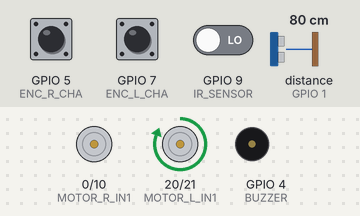
The sketch below on a simulated ESP32-C3. Shown: motor-driver pin pairs drawn as motors (green arrow = first pin HIGH = forward, orange = second pin HIGH = backward, longer = more drive), buzzer (waves = sounding). Wiring (inferred from the names in the program): ultrasonic range finder: trigger GPIO 2; echo GPIO 1. The test bench sets the inputs (shaded band); at power-on: GPIO 9 (IR_SENSOR) LOW, GPIO 5 (ENC_R_CHA) HIGH, GPIO 7 (ENC_L_CHA) HIGH, distance to the obstacle (sensor on GPIO 1) 80 cm. The echo pulse lasts 58.3 µs per cm; what the sketch prints to the serial monitor is not drawn.

Above: at 1.4 s.
At 1.9 s:
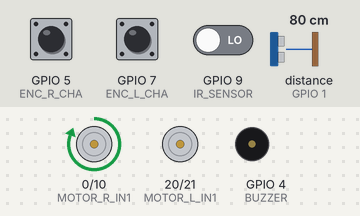
At 4.1 s:
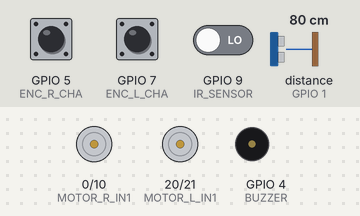
4.2 s: GPIO 9 (IR_SENSOR) driven HIGH
Timing chart, 0 to 7.2 s (numbered marks = the images above; inputs shaded):
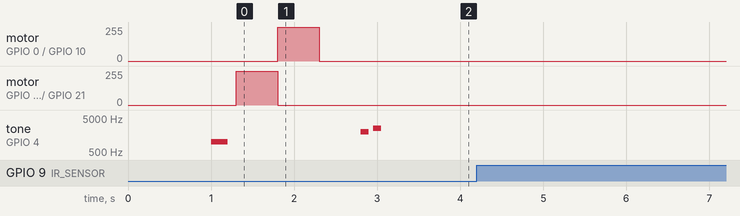

Measured:
- after the input at 4.2 s, every drawn part: stays the same
- by itself, tone on GPIO 4 (BUZZER): plays 1000 Hz for 0.20 s, 2000 Hz for 0.10 s, 2500 Hz for 0.10 s

The sketch:

hardware_test.ino
```cpp
// Hardware Test for ESP32-C3 Differential Drive Robot
// Tests all components once on startup

// Pin Definitions
// Motors
#define MOTOR_L_IN1 20
#define MOTOR_L_IN2 21
#define MOTOR_R_IN1 0
#define MOTOR_R_IN2 10

// Motor PWM config
#define MOTOR_FREQ 100   // Hz
#define MOTOR_RES  10    // 10-bit: duty range 0-1023
#define MOTOR_MAX  1023  // full speed

// Encoders
#define ENC_L_CHA 7
#define ENC_L_CHB 3
#define ENC_R_CHA 5
#define ENC_R_CHB 6

// Sensors & Actuators
#define BUZZER 4
#define IR_SENSOR 9
#define US_TRIG 2
#define US_ECHO 1

// Global encoder counters (signed: positive = forward, negative = backward)
volatile long encoderL_count = 0;
volatile long encoderR_count = 0;

// Quadrature decoding: on Channel A rising edge, Channel B state gives direction
// B = LOW  → forward  (+1)
// B = HIGH → backward (-1)
void IRAM_ATTR encoderL_ISR() {
  encoderL_count += digitalRead(ENC_L_CHB) ? -1 : 1;
}

void IRAM_ATTR encoderR_ISR() {
  encoderR_count += digitalRead(ENC_R_CHB) ? -1 : 1;
}

void setup() {
  Serial.begin(115200);
  delay(1000);
  Serial.println("\n=== Hardware Test Started ===\n");

  // Configure motors via LEDC
  ledcAttach(MOTOR_L_IN1, MOTOR_FREQ, MOTOR_RES);
  ledcAttach(MOTOR_L_IN2, MOTOR_FREQ, MOTOR_RES);
  ledcAttach(MOTOR_R_IN1, MOTOR_FREQ, MOTOR_RES);
  ledcAttach(MOTOR_R_IN2, MOTOR_FREQ, MOTOR_RES);
  ledcWrite(MOTOR_L_IN1, 0); ledcWrite(MOTOR_L_IN2, 0);
  ledcWrite(MOTOR_R_IN1, 0); ledcWrite(MOTOR_R_IN2, 0);

  // Configure encoders, sensors, buzzer
  pinMode(ENC_L_CHA, INPUT_PULLUP);
  pinMode(ENC_L_CHB, INPUT_PULLUP);
  pinMode(ENC_R_CHA, INPUT_PULLUP);
  pinMode(ENC_R_CHB, INPUT_PULLUP);
  pinMode(BUZZER, OUTPUT);
  pinMode(IR_SENSOR, INPUT);
  pinMode(US_TRIG, OUTPUT);
  pinMode(US_ECHO, INPUT);

  // Attach encoder interrupts
  attachInterrupt(digitalPinToInterrupt(ENC_L_CHA), encoderL_ISR, RISING);
  attachInterrupt(digitalPinToInterrupt(ENC_R_CHA), encoderR_ISR, RISING);

  // Test 1: Buzzer
  Serial.print("1. Buzzer Test... ");
  tone(BUZZER, 1000, 200);
  delay(300);
  Serial.println("OK (should hear beep)");

  // Test 2: Left Motor
  Serial.print("2. Left Motor Test... ");
  ledcWrite(MOTOR_L_IN1, MOTOR_MAX);
  ledcWrite(MOTOR_L_IN2, 0);
  delay(500);
  ledcWrite(MOTOR_L_IN1, 0);
  Serial.println("OK (forward 500ms)");

  // Test 3: Right Motor
  Serial.print("3. Right Motor Test... ");
  ledcWrite(MOTOR_R_IN1, MOTOR_MAX);
  ledcWrite(MOTOR_R_IN2, 0);
  delay(500);
  ledcWrite(MOTOR_R_IN1, 0);
  Serial.println("OK (forward 500ms)");

  // Final beep
  delay(500);
  tone(BUZZER, 2000, 100);
  delay(150);
  tone(BUZZER, 2500, 100);

  Serial.println("\n=== Motor Test Complete ===");
  Serial.println("=== Starting Continuous Sensor Monitoring ===\n");
}

void loop() {
  // Encoders
  Serial.print("Enc L: ");
  Serial.print(encoderL_count);
  Serial.print(" | Enc R: ");
  Serial.print(encoderR_count);

  // IR Sensor
  int irValue = digitalRead(IR_SENSOR);
  Serial.print(" | IR: ");
  Serial.print(irValue == HIGH ? "clear" : "detect");

  // Ultrasonic Sensor
  digitalWrite(US_TRIG, LOW);
  delayMicroseconds(2);
  digitalWrite(US_TRIG, HIGH);
  delayMicroseconds(10);
  digitalWrite(US_TRIG, LOW);

  long duration = pulseIn(US_ECHO, HIGH, 30000);
  Serial.print(" | US: ");
  if (duration > 0) {
    float distance = duration * 0.034 / 2;
    Serial.print(distance, 1);
    Serial.print(" cm");
  } else {
    Serial.print("---");
  }

  Serial.println();
  delay(1000);
}
```
